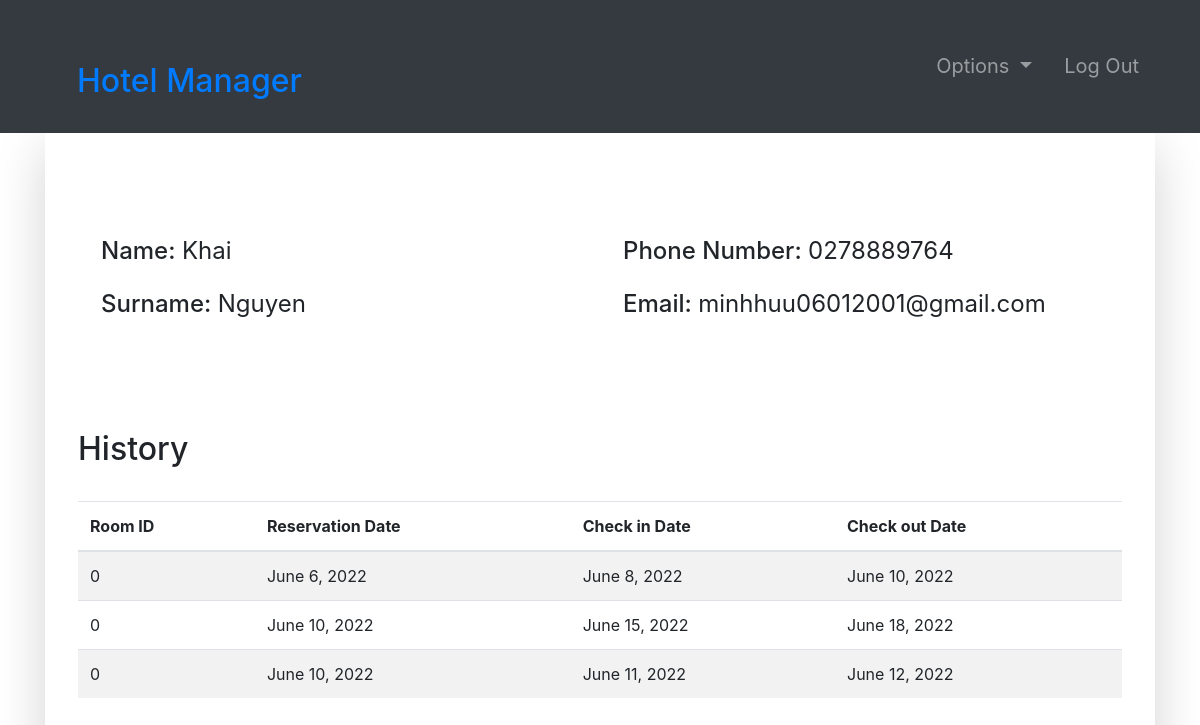
Screenshot of /guest-profile/4 (signed in) with the database file from the repository.
### accounts/models.py (models this page shows, shortened)
class Guest(models.Model):
    user = models.OneToOneField(User, null=True, on_delete=models.CASCADE)
    phoneNumber = PhoneNumberField(unique=True)

### room/models.py (models this page shows, shortened)
class Booking(models.Model):
    roomNumber = models.ForeignKey(Room, on_delete=models.CASCADE)
    guest = models.ForeignKey(Guest, null=True, on_delete=models.CASCADE)
    dateOfReservation = models.DateField(default=timezone.now)
    startDate = models.DateField()
    endDate = models.DateField()

class Room(models.Model):
    ROOM_TYPES = (
        ('A', 'A'),
        ('B', 'B'),
        ('C', 'C'),
    )
    number = models.IntegerField(primary_key=True)
    capacity = models.SmallIntegerField()
    numberOfBeds = models.SmallIntegerField()
    roomType = models.CharField(max_length=20, choices=ROOM_TYPES)
    price = models.FloatField()
    statusStartDate = models.DateField(null=True)
    statusEndDate = models.DateField(null=True)
    def __str__(self):
        return str(self.number)

### accounts/views.py (the view, shortened to what this page needs)
# urls.py: path('guest-profile/<str:pk>', guest_profile, name="guest-profile"),
@login_required(login_url='login')
def guest_profile(request, pk):
    tempUser = User.objects.get(id=pk)
    guest = Guest.objects.get(user=tempUser)
    role = str(request.user.groups.all()[0])
    path = role + "/"
    bookings = Booking.objects.filter(guest=guest)
    context = {
        "role": role,
        "guest": guest,
        "bookings": bookings
    }
    return render(request, path + "guest-profile.html", context)

### Templates/admin/guest-profile.html
{% extends '../index.html' %}
{% block context %}
{% include '../common_pages/guest-profile.html' %}
{% endblock %}

### Templates/common_pages/guest-profile.html (shortened to what this page needs)
<div class="container">
    <div class="shadow-lg p-5">
        <div class="row mt-5">
            <div class="col-6">
                <form action="" method="POST">
                    <div class="p-2 h4">
                        <span>Name:</span>
                        {% if guest.user.id != request.user.id %}
                        <span class="font-weight-normal">{{guest.user.first_name}} </span>
                        {% else %}
                        <input type="text" class="form-control border border-secondary" id="id_first_name"
                            value="{{guest.user.first_name}}" name="first_name">
                        {% endif %}
                    </div>
                    <div class="p-2 h4">
                        <span>Surname:</span>
                        {% if guest.user.id != request.user.id %}
                        <span class="font-weight-normal"> {{guest.user.last_name}}</span>
                        {% else %}
                        <input type="text" class="form-control border border-secondary" id="id_last_name"
                            value="{{guest.user.last_name}}" name="last_name">
                        {% endif %}
                    </div>
            </div>
            <div class="col-6">
                <div class="p-2 h4">
                    <span>Phone Number: </span>
                    {% if guest.user.id != request.user.id %}
                    <span class="font-weight-normal">{{guest.phoneNumber}}</span>
                    {% else %}
                    <input type="text" class="form-control border border-secondary" id="id_phoneNumber"
                        value="{{guest.phoneNumber}}" name="phoneNumber">
                    {% endif %}
                </div>
                <div class="p-2 h4">
                    <span>Email:</span>
                    {% if guest.user.id != request.user.id %}
                    <span class="font-weight-normal"> {{guest.user.email}}</span>
                    {% else %}
                    <input type="text" class="form-control border border-secondary" id="id_email"
                        value="{{guest.user.email}}" name="guest.user.email">
                    {% endif %}
                </div>
            </div>
        </div>
        <br>
        <br>
        <div class="row">
            <div class="table-responsive table-striped my-5">
                <div class="table-header row">
                    <div class="col-sm-12 col-md-12 col-lg-4 mb-4">
                        <h2>History</h2>
                    </div>
                </div>
                <table class="table table-hover">
                    <thead>
                        <tr>
                            <th>Room ID</th>
                            <th>Reservation Date</th>
                            <th>Check in Date</th>
                            <th>Check out Date</th>
                        </tr>
                    </thead>
                    <tbody>
                        {% for bo in bookings %}
                        <tr>
                            <td>{{bo.roomNumber}}</td>
                            <td>{{bo.dateOfReservation}}</td>
                            <td>{{bo.startDate}}</td>
                            <td>{{bo.endDate}}</td>
                        </tr>
                        {% endfor %}
                    </tbody>
                </table>
            </div>
        </div>
    </div>
</div>

### static/css/main.css (style rules this page uses)
* { margin: 0; padding: 0; -webkit-font-smoothing: antialiased; }
body { position: relative; }

### rows the page displays
Guest: user.first_name "Khai", user.last_name "Nguyen", phoneNumber "0278889764", user.email "minhhuu06012001@gmail.com"
Booking: roomNumber "0", dateOfReservation "June 6, 2022", startDate "June 8, 2022", endDate "June 10, 2022"
Booking: roomNumber "0", dateOfReservation "June 10, 2022", startDate "June 15, 2022", endDate "June 18, 2022"
Booking: roomNumber "0", dateOfReservation "June 10, 2022", startDate "June 11, 2022", endDate "June 12, 2022"
